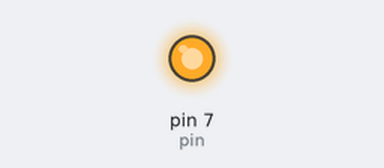
Simulated run of this sketch. Board: Arduino Uno, built with avr-gcc and run on an emulated ATmega328P. On the bench: output pins drawn as LEDs (lit = HIGH).

Above: at 0.1 s.
Timing chart, 0 to 1.6 s (numbered marks = the images above):
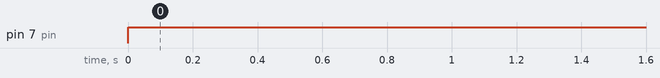

The sketch:

7color.ino
```cpp
int pin = 7;
void setup () {
  // Initialize the digital pin as an output.
  // Pin 13 has an LED connected on most Arduino boards:
  pinMode (pin, OUTPUT);
}
void loop () {
  digitalWrite (pin, HIGH); // set the LED on
  delay (5000); // wait for a second
  //digitalWrite (pin, LOW); // set the LED off
  //delay (2000); // wait for a second
}
```

Measured:
- by itself, pin 7 (pin): LOW → HIGH at 0.00 s
